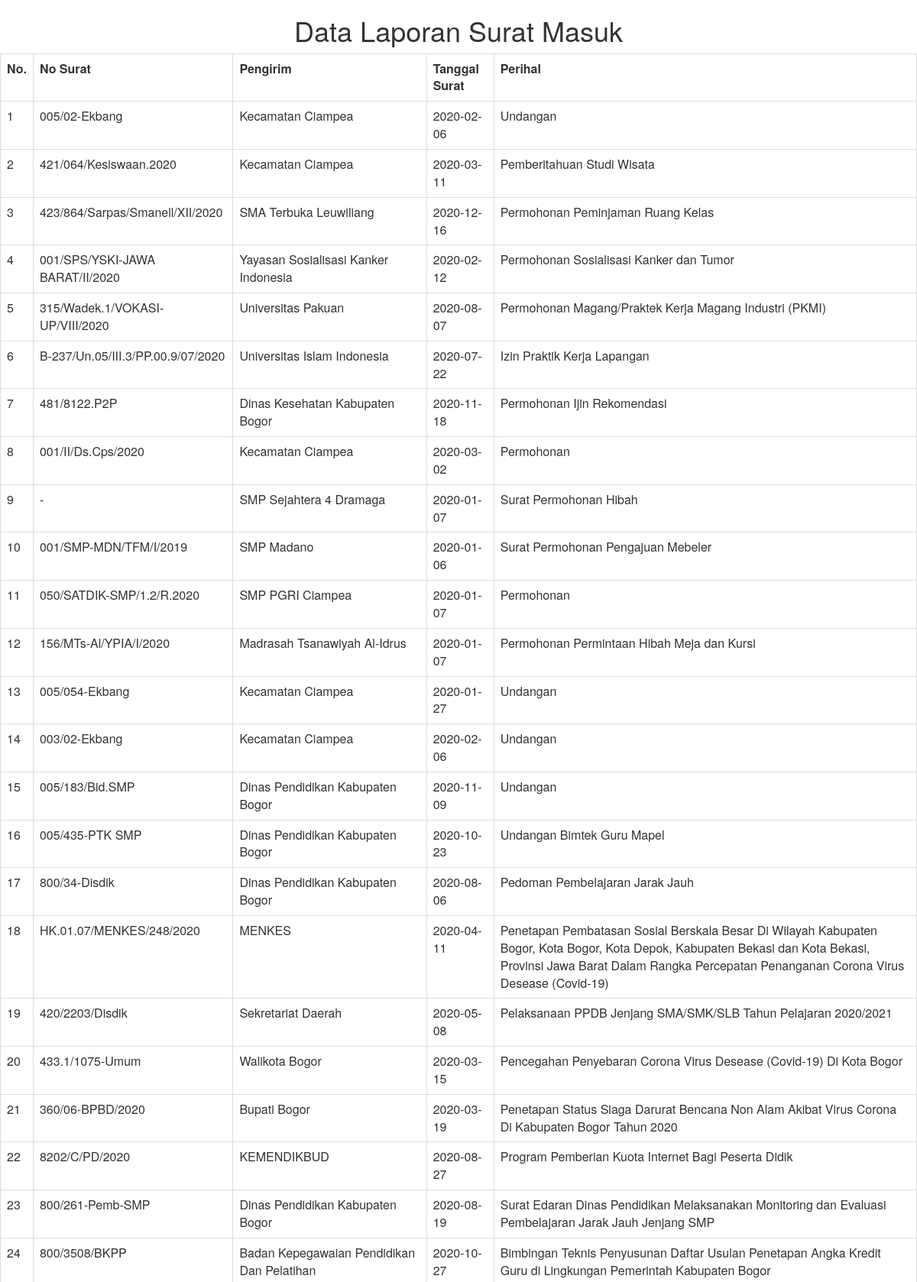
The app's page /index.php/surat/laporan (upper part) with its own data.
### tables this page shows
CREATE TABLE `surat_masuk` (
  `id_sm` int(11) NOT NULL,
  `isi_ringkas` mediumtext NOT NULL,
  `dari` varchar(250) NOT NULL,
  `no_surat` varchar(250) NOT NULL,
  `tgl_surat` date NOT NULL,
  `tgl_diterima` date NOT NULL,
  `file` varchar(255) NOT NULL,
  `lampiran` varchar(250) NOT NULL,
  `perihal` varchar(250) NOT NULL
);

### application/controllers/Surat.php (called while the page is built, shortened)
<?php
class Surat extends CI_Controller {
    function __construct(){
        $this->load->model('surat_model');
    }
	  public function laporan(){
		$surat = $this->surat_model->getDAll('surat_masuk','*','id_sm','DESC');
		$data = array(	'title'		=> 'TRANSAKSI',
						'surat'	=> $surat,
					);
		$this->load->view('admin/suratmasuk/laporan',$data);
	}
}
?>

### index.php (called while the page is built, shortened)
<?php
require_once BASEPATH.'core/CodeIgniter.php';

### application/models/Surat_model.php (called while the page is built, shortened)
<?php
class Surat_model extends CI_Model{
    public function getDAll($tbl,$field,$order,$args)
    {
        $this->db->order_by($order, $args);
        $this->db->select($field);
        $this->db->from($tbl);
        $query = $this->db->get();
        if($query->num_rows()>0){
            return $query->result();
        }else{
            return 0;
        }
    }
}
?>

### application/views/admin/suratmasuk/laporan.php (the view, shortened to what this page needs)
<html>
<head>
	<link href="<?php echo base_url()?>assets/front/vendor/bootstrap/css/bootstrap.css?v2" rel="stylesheet">
</head>
<body onload="print()">
<page size="A4" layout="portrait">
<h1 style="text-align: center;">Data Laporan Surat Masuk</h1>
<table class="table table-bordered" border="1" align="center" width="100%">
<tr>
	<th>No. </th>
    <th>No Surat </th>
	<th>Pengirim</th>
	<th>Tanggal Surat</th>
	<th>Perihal</th>
</tr>
<?php
if( ! empty($surat)){
	$no = 1;
	foreach($surat as $data){
		echo "<tr>";
		echo "<td>".$no."</td>";
        echo "<td>".$data->no_surat."</td>";
        echo "<td>".$data->dari."</td>";
		echo "<td>".$data->tgl_surat."</td>";
        echo "<td>".$data->perihal."</td>";
		echo "</tr>";
		$no++;
	}
}
?>
</table>
</page>
</body>
</html>

### application/views/admin/suratmasuk/laporan.php (style rules this page uses)
table { border-collapse: collapse; width: 100%; }
table, td, th { border: 1px solid black; }

### records on screen
surat_masuk: no_surat "005/02-Ekbang", dari "Kecamatan Ciampea", tgl_surat "2020-02-06", perihal "Undangan"
surat_masuk: no_surat "421/064/Kesiswaan.2020", dari "Kecamatan Ciampea", tgl_surat "2020-03-11", perihal "Pemberitahuan Studi Wisata"
surat_masuk: no_surat "423/864/Sarpas/Smanell/XII/2020", dari "SMA Terbuka Leuwiliang", tgl_surat "2020-12-16", perihal "Permohonan Peminjaman Ruang Kelas"
surat_masuk: no_surat "001/SPS/YSKI-JAWA BARAT/II/2020", dari "Yayasan Sosialisasi Kanker Indonesia", tgl_surat "2020-02-12", perihal "Permohonan Sosialisasi Kanker dan Tumor"
surat_masuk: no_surat "315/Wadek.1/VOKASI-UP/VIII/2020", dari "Universitas Pakuan", tgl_surat "2020-08-07", perihal "Permohonan Magang/Praktek Kerja Magang Industri (PKMI)"
surat_masuk: no_surat "B-237/Un.05/III.3/PP.00.9/07/2020", dari "Universitas Islam Indonesia", tgl_surat "2020-07-22", perihal "Izin Praktik Kerja Lapangan"
surat_masuk: no_surat "481/8122.P2P", dari "Dinas Kesehatan Kabupaten Bogor", tgl_surat "2020-11-18", perihal "Permohonan Ijin Rekomendasi"
surat_masuk: no_surat "001/II/Ds.Cps/2020", dari "Kecamatan Ciampea", tgl_surat "2020-03-02", perihal "Permohonan"
surat_masuk: no_surat "-", dari "SMP Sejahtera 4 Dramaga", tgl_surat "2020-01-07", perihal "Surat Permohonan Hibah"
surat_masuk: no_surat "001/SMP-MDN/TFM/I/2019", dari "SMP Madano", tgl_surat "2020-01-06", perihal "Surat Permohonan Pengajuan Mebeler"
surat_masuk: no_surat "050/SATDIK-SMP/1.2/R.2020", dari "SMP PGRI Ciampea", tgl_surat "2020-01-07", perihal "Permohonan"
surat_masuk: no_surat "156/MTs-Al/YPIA/I/2020", dari "Madrasah Tsanawiyah Al-Idrus", tgl_surat "2020-01-07", perihal "Permohonan Permintaan Hibah Meja dan Kursi"
surat_masuk: no_surat "005/054-Ekbang", dari "Kecamatan Ciampea", tgl_surat "2020-01-27", perihal "Undangan"
surat_masuk: no_surat "003/02-Ekbang", dari "Kecamatan Ciampea", tgl_surat "2020-02-06", perihal "Undangan"
surat_masuk: no_surat "005/183/Bid.SMP", dari "Dinas Pendidikan Kabupaten Bogor", tgl_surat "2020-11-09", perihal "Undangan"
surat_masuk: no_surat "005/435-PTK SMP", dari "Dinas Pendidikan Kabupaten Bogor", tgl_surat "2020-10-23", perihal "Undangan Bimtek Guru Mapel"
surat_masuk: no_surat "800/34-Disdik", dari "Dinas Pendidikan Kabupaten Bogor", tgl_surat "2020-08-06", perihal "Pedoman Pembelajaran Jarak Jauh"
surat_masuk: no_surat "HK.01.07/MENKES/248/2020", dari "MENKES", tgl_surat "2020-04-11", perihal "Penetapan Pembatasan Sosial Berskala Besar Di Wilayah Kabupaten Bogor, Kota Bogor, Kota Depok, Kabupaten Bekasi dan Kota Bekasi, Provinsi Jawa Barat Dalam Rangka Percepatan Penanganan Corona Virus Desease (Covid-19)"
surat_masuk: no_surat "420/2203/Disdik", dari "Sekretariat Daerah", tgl_surat "2020-05-08", perihal "Pelaksanaan PPDB Jenjang SMA/SMK/SLB Tahun Pelajaran 2020/2021"
surat_masuk: no_surat "433.1/1075-Umum", dari "Walikota Bogor", tgl_surat "2020-03-15", perihal "Pencegahan Penyebaran Corona Virus Desease (Covid-19) Di Kota Bogor"
surat_masuk: no_surat "360/06-BPBD/2020", dari "Bupati Bogor", tgl_surat "2020-03-19", perihal "Penetapan Status Siaga Darurat Bencana Non Alam Akibat Virus Corona Di Kabupaten Bogor Tahun 2020"
surat_masuk: no_surat "8202/C/PD/2020", dari "KEMENDIKBUD", tgl_surat "2020-08-27", perihal "Program Pemberian Kuota Internet Bagi Peserta Didik"
surat_masuk: no_surat "800/261-Pemb-SMP", dari "Dinas Pendidikan Kabupaten Bogor", tgl_surat "2020-08-19", perihal "Surat Edaran Dinas Pendidikan Melaksanakan Monitoring dan Evaluasi Pembelajaran Jarak Jauh Jenjang SMP"
surat_masuk: no_surat "800/3508/BKPP", dari "Badan Kepegawaian Pendidikan Dan Pelatihan", tgl_surat "2020-10-27", perihal "Bimbingan Teknis Penyusunan Daftar Usulan Penetapan Angka Kredit Guru di Lingkungan Pemerintah Kabupaten Bogor"
